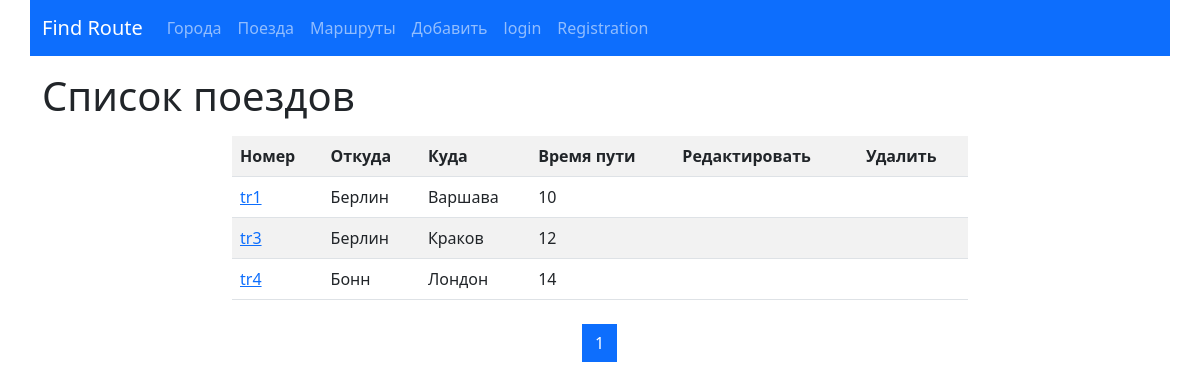
The app's page /trains/, older data.
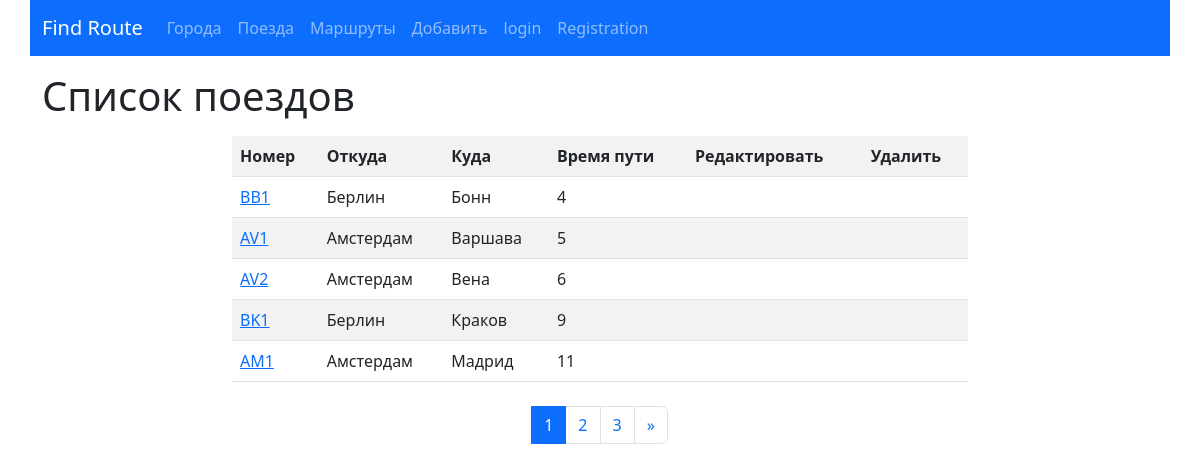
The same page, newer data.
### trains/models.py (models this page shows, shortened)
class Train(models.Model):
    name = models.CharField(max_length=50,
                            unique=True,
                            verbose_name='Номер поезда')
    travel_time = models.PositiveSmallIntegerField(verbose_name='Время в пути')
    from_city = models.ForeignKey(City,
                                  on_delete=models.CASCADE,
                                  related_name='from_city_set',
                                  verbose_name='Из какого города')
    to_city = models.ForeignKey('cities.City',
                                on_delete=models.CASCADE,
                                related_name='to_city_set',
                                verbose_name='В какой город')
    class Meta:
        verbose_name = "Поезд"
        verbose_name_plural = "Поезда"
        ordering = ['travel_time']

### cities/models.py (models this page shows, shortened)
class City(models.Model):
    name = models.CharField(max_length=100, unique=True, verbose_name="Название")
    def __str__(self):
        return self.name
    class Meta:
        verbose_name = "Город"
        verbose_name_plural = "Города"
        ordering = ['name']

### trains/views.py (the view)
# urls.py: path('', TrainListView.as_view(), name="home"),
class TrainListView(ListView):
    paginate_by = 5
    model = Train
    template_name = "trains/home.html"

### trains/templates/trains/home.html (shortened to what this page needs)
{% extends 'base.html' %}
{% block content%}
<h1>Список поездов</h1>
<div class="row ">
    <div class="col-md-8 mx-auto my-2">
        <table class="table table-striped">
            <tr>
                <th>Номер</th>
                <th>Откуда</th>
                <th>Куда</th>
                <th>Время пути</th>
                <th>Редактировать</th>
                <th>Удалить</th>
            </tr>
        {% for object in page_obj %}
            <tr>
                <td><a href="{% url 'trains:detail' pk=object.pk %}">{{object.name}}</a></td>
                <td>{{object.from_city}}</td>
                <td>{{object.to_city}}</td>
                <td>{{object.travel_time}}</td>
                {% if user.is_authenticated  %}
                <td><a href="{% url 'trains:update' pk=object.pk %}">
                    <button type="submit" class="btn btn-primary">Редактировать</button>
                </a></td>
                <td><a href="{% url 'trains:delete' pk=object.pk %}">
                    <button type="submit" class="btn btn-danger">Удалить</button>
                </a></td>
                {% else %}
                <td>&nbsp;</td>
                <td>&nbsp;</td>
                {% endif %}
            </tr>
        {% endfor %}
        </table>
    </div>
</div>
<nav aria-label="Page navigation example">
  <ul class="pagination justify-content-center">
      {% for page in page_obj.paginator.page_range %}
      <li class="page-item {% if page == page_obj.number %} active {% endif %}">
          <a class="page-link" href="?page={{ page }}">{{ page }}</a>
      </li>
      {% endfor %}
      <li class="page-item">
        {% if page_obj.has_next %}
        <a class="page-link" href="?page={{ page_obj.paginator.num_pages }}"> &raquo;</a>
        {% endif %}
    </li>
  </ul>
</nav>
{% endblock %}

### templates/base.html (shortened to what this page needs)
{% url 'cities:home' as cities_home_url %}
{% url 'cities:create' as cities_create_url %}
{% url 'trains:home' as trains_home_url %}
{% url 'trains:create' as trains_create_url %}
{% url 'list' as route_list %}
{% url 'detail' as route_detail %}
<!doctype html>
<html lang="en">
  <head>
    <link href="https://cdn.jsdelivr.net/npm/bootstrap@5.2.1/dist/css/bootstrap.min.css" rel="stylesheet">
    <link href="https://cdn.jsdelivr.net/npm/select2@4.1.0-rc.0/dist/css/select2.min.css" rel="stylesheet" />
  </head>
  <body>
  <nav class="navbar navbar-dark bg-primary navbar-expand-lg container">
      <div class="container-fluid">
        <a class="navbar-brand" href="{% url 'home'%}">Find Route</a>
        <div class="collapse navbar-collapse" id="navbarNavDropdown">
          <ul class="navbar-nav ml-auto">
            <li class="nav-item">
              <a class="nav-link {% if request.path == cities_home_url %}active{% endif %}" aria-current="page" href="{% url 'cities:home'%}">Города</a>
            </li>
            <li class="nav-item">
              <a class="nav-link {% if request.path == cities_home_url %}active{% endif %}" aria-current="page" href="{% url 'trains:home'%}">Поезда</a>
            </li>
            <li class="nav-item {% if request.path == route_list %} active {% endif %}">
              <a class="nav-link" href="{% url 'list' %}">Маршруты</a>
            </li>
            {% if user.is_authenticated  %}
            <li class="nav-item dropdown">
              <a class="nav-link dropdown-toggle {% if request.path == cities_create_url or request.path == trains_create_url %} active {% endif %}" href="#" role="button" data-bs-toggle="dropdown" aria-expanded="false">
                Добавить
              </a>
              <ul class="dropdown-menu">
                <li><a class="dropdown-item" href="{% url 'cities:create'%}">Новый город</a></li>
                <li><a class="dropdown-item" href="{% url 'trains:create'%}">Новый поезд</a></li>
              </ul>
            </li>
            {% else %}
              <li class="nav-item">
              <a class="nav-link disadled" href="">Добавить</a>
            </li>
              {% endif %}
            {% if user.is_authenticated  %}
            </li> <li class="nav-item">
              <a class="nav-link" href="{% url 'accounts:logout' %}">logout</a>
            </li>
            {% else %}
            <li class="nav-item">
              <a class="nav-link" href="{% url 'accounts:login' %}">login</a>
            </li>
            <li class="nav-item">
              <a class="nav-link" href="{% url 'accounts:registration' %}">Registration</a>
            </li>
            {% endif %}
          </ul>
        </div>
      </div>
    </nav>
  <div class="container">
    <div class="row">
    </div>
  </div>
  <div class="container">
      {% block content %}{% endblock %}
  </div>
  </body>
</html>

Row changes from the older to the newer data that the page shows:
removed Train: name "tr1", from_city "Берлин", to_city "Варшава", travel_time "10"
removed Train: name "tr3", from_city "Берлин", to_city "Краков", travel_time "12"
removed Train: name "tr4", from_city "Бонн", to_city "Лондон", travel_time "14"
added Train: name "BB1", from_city "Берлин", to_city "Бонн", travel_time "4"
added Train: name "AV1", from_city "Амстердам", to_city "Варшава", travel_time "5"
added Train: name "AV2", from_city "Амстердам", to_city "Вена", travel_time "6"
added Train: name "BK1", from_city "Берлин", to_city "Краков", travel_time "9"
added Train: name "AM1", from_city "Амстердам", to_city "Мадрид", travel_time "11"
Text that changed along with them:
new list line: "2"
new list line: "3"
